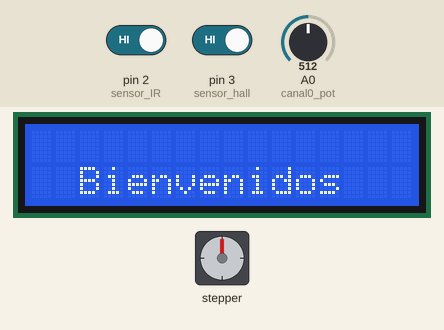
A sketch run on a simulated Arduino Uno, built with avr-gcc and run on an emulated ATmega328P. On the bench: stepper motor, 16×2 character LCD. Wiring (inferred from the names in the program): stepper motor (200 steps per turn assumed): coils pin 9, pin 10, pin 11, pin 12. The inputs (shaded band) are chosen by the test bench; at power-on: pin 2 (sensor_IR) HIGH, A0 (canal0_pot) = 512, pin 3 (sensor_hall) HIGH.

Above: at 1.2 s.
1.3 s: pin 2 (sensor_IR) driven LOW
At 1.75 s:
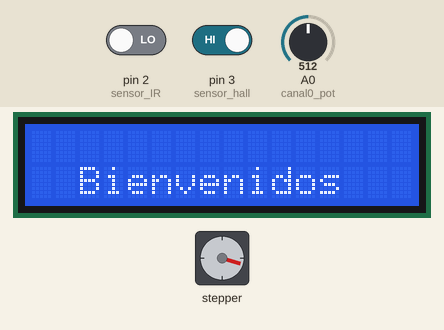
At 2.36 s:
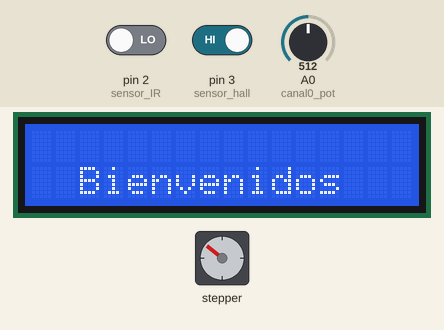
4.0 s: A0 (canal0_pot) set to 716
At 4.17 s:
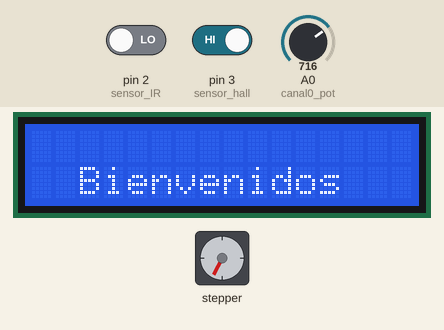
Timing chart, 0 to 16.0 s (numbered marks = the images above; inputs shaded):
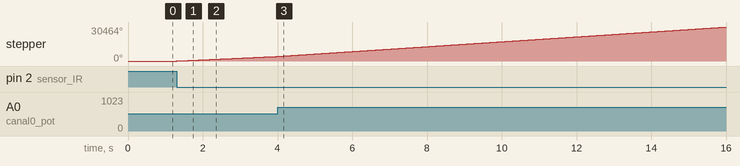

Measured:
- after the input at 1.3 s, stepper: keeps turning clockwise at about 1531°/s, starting at once

The sketch:

Parte_2_de_Practica_13BIM.ino
```cpp
#include <LiquidCrystal_I2C.h>
#include <Wire.h>

#define direccion_lcd 0x27  // Asegúrate de que la dirección I2C es correcta
#define filas 2
#define columnas 16

#define canal0_pot A0
#define sensor_IR 2
#define sensor_hall 3
#define IN1 9
#define IN2 10
#define IN3 11
#define IN4 12

bool state_IR;
unsigned int valor_adc_pot;
unsigned int speed_motor;
volatile int contador = 0;
unsigned long tiempo_actual = 0;
unsigned long ultimo_tiempo = 0;

LiquidCrystal_I2C lcd(direccion_lcd, columnas, filas);

int paso[8][4] = {
  {1, 0, 0, 0},
  {1, 1, 0, 0},
  {0, 1, 0, 0},
  {0, 1, 1, 0},
  {0, 0, 1, 0},
  {0, 0, 1, 1},
  {0, 0, 0, 1},
  {1, 0, 0, 1}
};

const int stepsPerRevolution = 200;  // Ajusta según tu motor paso a paso
volatile int stepCounter = 0;

void setup() {
  Serial.begin(9600);
  pinMode(canal0_pot, INPUT);
  pinMode(sensor_IR, INPUT);
  pinMode(sensor_hall, INPUT);
  pinMode(IN1, OUTPUT);
  pinMode(IN2, OUTPUT);
  pinMode(IN3, OUTPUT);
  pinMode(IN4, OUTPUT);

  lcd.init();
  lcd.backlight();
  lcd.setCursor(2, 1);
  lcd.print("Bienvenidos");


  attachInterrupt(digitalPinToInterrupt(sensor_hall), Interrupcion, FALLING);
}

void loop() {
  sensor();

}

void Interrupcion() {
  contador++;
}

void moverMotor() {
  valor_adc_pot = analogRead(canal0_pot);
  speed_motor = map(valor_adc_pot, 0, 1023, 1000, 100);  // Ajusta la velocidad

  for (int i = 0; i < 8; i++) {
    digitalWrite(IN1, paso[i][0]);
    digitalWrite(IN2, paso[i][1]);
    digitalWrite(IN3, paso[i][2]);
    digitalWrite(IN4, paso[i][3]);
    delayMicroseconds(speed_motor);

    stepCounter++;
    if (stepCounter >= stepsPerRevolution) {
      stepCounter = 0;
      contador++;
    }
  }
}

void sensor() {
  state_IR = digitalRead(sensor_IR);
  if (state_IR == LOW) {
    moverMotor();
  } else {
    // Detener el motor
    digitalWrite(IN1, LOW);
    digitalWrite(IN2, LOW);
    digitalWrite(IN3, LOW);
    digitalWrite(IN4, LOW);
  }
}
```
